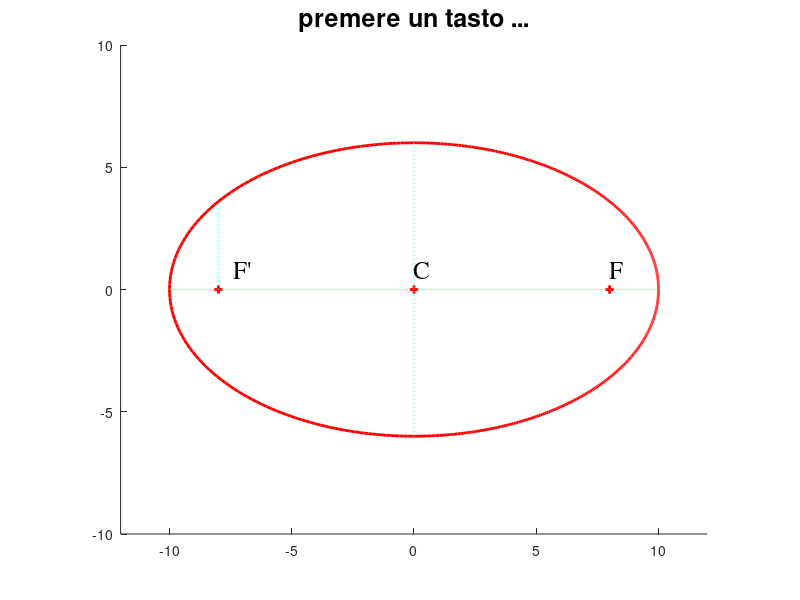

Source code (MATLAB): (Note: this script raises an error after producing the figure.)
%  	             ELLISSE
% Traccia una ellisse usando le coordinate polari
%	---------- attiva la grafica--------------------------------------------------------
  close ; h1 = figure(1); 	
  set(h1, 'Units', 'normalized', 'Position', [0  0  1  0.9]) ; 
  whitebg(h1,'black')
  axis equal ; axis([-12  12  -10  10]);
  hold on ; zoom on
  title('premere un tasto ...','fontsize',18)
% ----------------- parametri --------------------------------------------------------
  a = 10;             % semiasse maggiore
  c = 8;              % semidistanza focale
  b = sqrt(a^2-c^2);  % semiasse minore
  p = b^2 /a;         % parametro della conica=ordinata nel fuoco
  e = c/a;            % eccentricita'
% ----------------- conica ----------------------------------------------------------
  Th = 0 : 0.01 : 2*pi;                   % array dei valori discreti di theta
  R = p ./ (1 + e*cos(Th));               % array dei valori discreti di rho
  X = c+ R .* cos(Th);  Y = R .* sin(Th); % array  coordinate cartesiane
  plot(X,Y,'r','linewidth',2); 
% ----------------- fuochi, centro, assi, ecc. --------------------------------------	
  plot(c,0,'r+','linewidth',2);                              % fuoco
  plot(-c,0,'r+','linewidth',2);                             % fuoco
  plot(0,0,'r+','linewidth',2);                              % centro
  text(-c+0.61, 0.8,'F''','fontsize',18,'fontname','times'); % fuoco
  text(0, 0.8,'C','fontsize',18,'fontname','times')          % centro
  text(c, 0.8,'F','fontsize',18,'fontname','times');         % fuoco
  plot([-10 10],[0  0],'color','g', 'linestyle', ':');       % asse maggiore
  plot([0 0],[-b  b],'color','c', 'linestyle', ':');         % asse minore
  plot([-c  -c],[0  p],'color','c', 'linestyle', ':');       % ordinata nel fuoco
% ----------------- raggi focali ----------------------------------------------------	
  for th = 0 : 0.16 : 2*pi;                 % discretizza angolo theta
    r = p / (1+e*cos(th));                  % raggio
    x = c+r*cos(th);  y = r*sin(th);        % coordinate cartesiane
    plot([c  x],[0  y],'y','era','back')
   
  end
% ----------------- fine ------------------------------------------------------------	